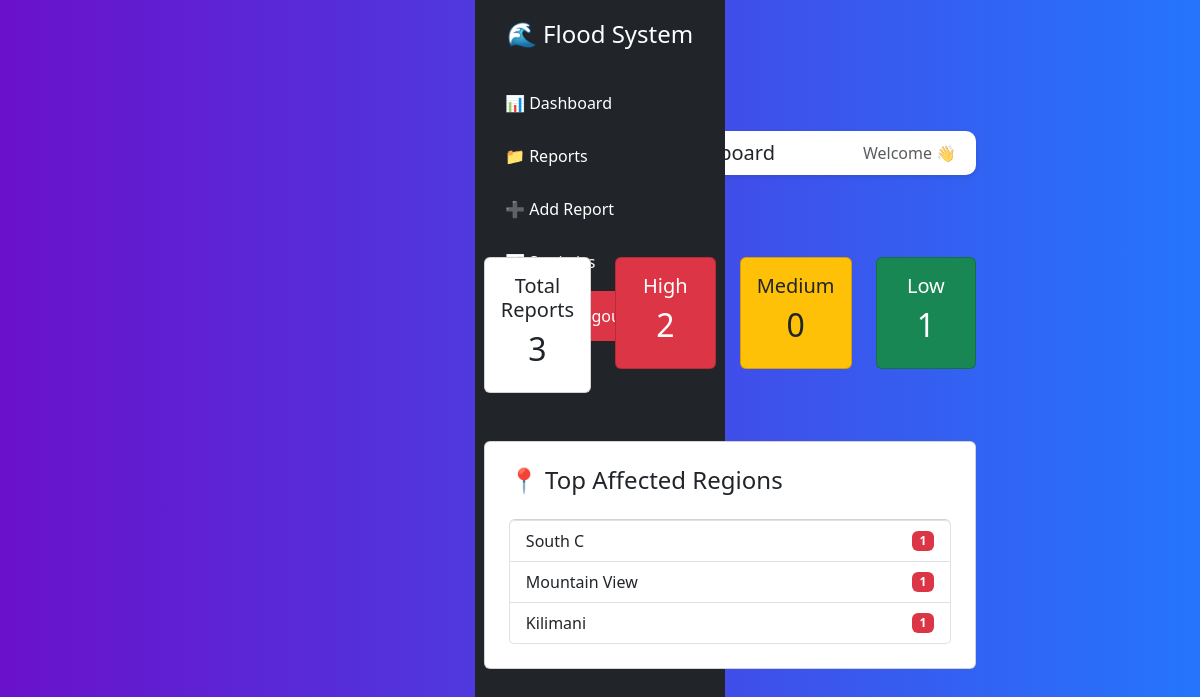
Page /statistics/ on the committed database.
### dashboard/models.py (models this page shows, shortened)
class Flood_report (models.Model):
    region= models.CharField(max_length=50)
    water_level= models.CharField(max_length=50)
    severity= models.CharField(max_length=50)
    displaced_people= models.IntegerField()
    death_toll= models.IntegerField()

### dashboard/views.py (the view)
# urls.py: path('statistics/', views.statistics, name='statistics'),
def statistics(request):
    reports = Flood_report.objects.all()
    total = reports.count()
    high = reports.filter(severity='High').count()
    medium = reports.filter(severity='Medium').count()
    low = reports.filter(severity='Low').count()
    top_regions = (
        Flood_report.objects
        .values('region')
        .annotate(count=Count('region'))
        .order_by('-count')[:5]
    )
    return render(request, "statistics.html", {
        "total": total,
        "high": high,
        "medium": medium,
        "low": low,
        "top_regions": top_regions
    })

### templates/statistics.html (shortened to what this page needs)
{% extends 'base.html' %}
{% block content %}
<h2>📊 Statistics</h2>
<div class="row mt-4">
    <div class="col">
        <div class="card p-3 text-center">
            <h5>Total Reports</h5>
            <h2>{{ total }}</h2>
        </div>
    </div>
    <div class="col">
        <div class="card p-3 bg-danger text-white text-center">
            <h5>High</h5>
            <h2>{{ high }}</h2>
        </div>
    </div>
    <div class="col">
        <div class="card p-3 bg-warning text-dark text-center">
            <h5>Medium</h5>
            <h2>{{ medium }}</h2>
        </div>
    </div>
    <div class="col">
        <div class="card p-3 bg-success text-white text-center">
            <h5>Low</h5>
            <h2>{{ low }}</h2>
        </div>
    </div>
</div>
<div class="card p-4 mt-5">
    <h4>📍 Top Affected Regions</h4>
    <ul class="list-group mt-3">
        {% for region in top_regions %}
            <li class="list-group-item d-flex justify-content-between align-items-center">
                {{ region.region }}
                <span class="badge bg-danger">{{ region.count }}</span>
            </li>
        {% empty %}
            <li class="list-group-item">No data available</li>
        {% endfor %}
    </ul>
</div>
{% endblock %}

### static/styles/auth.css (style rules this page uses)
body { font-family: 'Poppins', sans-serif; background: linear-gradient(to right, #6a11cb, #2575fc); display: flex; justify-content: center; align-items: center; height: 100vh; margin: 0; }

### templates/base.html (style rules this page uses)
body { background-color: #f5f6fa; }

### rows in the picture
Flood_report: region "South C", count "1"
Flood_report: region "Mountain View", count "1"
Flood_report: region "Kilimani", count "1"

### other values in the picture
{{ total }} "3"
{{ high }} "2"
{{ medium }} "0"
{{ low }} "1"
